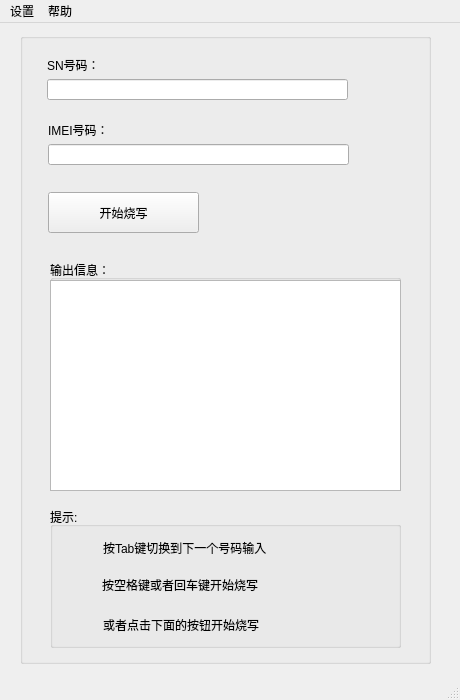
<?xml version="1.0" encoding="UTF-8"?>
<ui version="4.0">
 <class>MainWindow</class>
 <widget class="QMainWindow" name="MainWindow">
  <property name="geometry">
   <rect>
    <x>0</x>
    <y>0</y>
    <width>460</width>
    <height>700</height>
   </rect>
  </property>
  <property name="windowTitle">
   <string>串号烧写器</string>
  </property>
  <widget class="QWidget" name="centralwidget">
   <widget class="QGroupBox" name="groupBox">
    <property name="geometry">
     <rect>
      <x>20</x>
      <y>10</y>
      <width>411</width>
      <height>631</height>
     </rect>
    </property>
    <property name="title">
     <string/>
    </property>
    <widget class="QLabel" name="label_2">
     <property name="geometry">
      <rect>
       <x>28</x>
       <y>89</y>
       <width>77</width>
       <height>16</height>
      </rect>
     </property>
     <property name="text">
      <string>IMEI号码：</string>
     </property>
    </widget>
    <widget class="QLineEdit" name="lineEdit_imei">
     <property name="geometry">
      <rect>
       <x>28</x>
       <y>111</y>
       <width>301</width>
       <height>21</height>
      </rect>
     </property>
    </widget>
    <widget class="QLineEdit" name="lineEdit_sn">
     <property name="geometry">
      <rect>
       <x>27</x>
       <y>46</y>
       <width>301</width>
       <height>21</height>
      </rect>
     </property>
     <property name="clearButtonEnabled">
      <bool>false</bool>
     </property>
    </widget>
    <widget class="QLabel" name="label">
     <property name="geometry">
      <rect>
       <x>27</x>
       <y>24</y>
       <width>61</width>
       <height>16</height>
      </rect>
     </property>
     <property name="text">
      <string>SN号码：</string>
     </property>
    </widget>
    <widget class="QPushButton" name="pushButton_run">
     <property name="geometry">
      <rect>
       <x>28</x>
       <y>159</y>
       <width>151</width>
       <height>41</height>
      </rect>
     </property>
     <property name="text">
      <string>开始烧写</string>
     </property>
    </widget>
    <widget class="QGroupBox" name="groupBox_2">
     <property name="geometry">
      <rect>
       <x>30</x>
       <y>474</y>
       <width>351</width>
       <height>141</height>
      </rect>
     </property>
     <property name="title">
      <string>提示:</string>
     </property>
     <widget class="QLabel" name="label_5">
      <property name="geometry">
       <rect>
        <x>53</x>
        <y>110</y>
        <width>211</width>
        <height>16</height>
       </rect>
      </property>
      <property name="text">
       <string>或者点击下面的按钮开始烧写</string>
      </property>
     </widget>
     <widget class="QLabel" name="label_4">
      <property name="geometry">
       <rect>
        <x>52</x>
        <y>70</y>
        <width>221</width>
        <height>16</height>
       </rect>
      </property>
      <property name="text">
       <string>按空格键或者回车键开始烧写</string>
      </property>
     </widget>
     <widget class="QLabel" name="label_3">
      <property name="geometry">
       <rect>
        <x>53</x>
        <y>20</y>
        <width>221</width>
        <height>41</height>
       </rect>
      </property>
      <property name="text">
       <string>按Tab键切换到下一个号码输入</string>
      </property>
     </widget>
    </widget>
    <widget class="QGroupBox" name="groupBox_3">
     <property name="geometry">
      <rect>
       <x>30</x>
       <y>227</y>
       <width>351</width>
       <height>231</height>
      </rect>
     </property>
     <property name="title">
      <string>输出信息：</string>
     </property>
     <widget class="QTextEdit" name="textEdit">
      <property name="enabled">
       <bool>true</bool>
      </property>
      <property name="geometry">
       <rect>
        <x>0</x>
        <y>20</y>
        <width>351</width>
        <height>211</height>
       </rect>
      </property>
      <property name="readOnly">
       <bool>true</bool>
      </property>
     </widget>
    </widget>
   </widget>
  </widget>
  <widget class="QMenuBar" name="menubar">
   <property name="geometry">
    <rect>
     <x>0</x>
     <y>0</y>
     <width>460</width>
     <height>26</height>
    </rect>
   </property>
   <widget class="QMenu" name="menu">
    <property name="title">
     <string>设置</string>
    </property>
    <addaction name="action_adbPath"/>
    <addaction name="action_run"/>
   </widget>
   <widget class="QMenu" name="menu_2">
    <property name="title">
     <string>帮助</string>
    </property>
    <addaction name="action_about"/>
   </widget>
   <addaction name="menu"/>
   <addaction name="menu_2"/>
  </widget>
  <widget class="QStatusBar" name="statusbar"/>
  <action name="action_adbPath">
   <property name="text">
    <string>ADB路径</string>
   </property>
  </action>
  <action name="action_run">
   <property name="text">
    <string>手动运行</string>
   </property>
  </action>
  <action name="action_about">
   <property name="text">
    <string>关于</string>
   </property>
  </action>
 </widget>
 <resources/>
 <connections/>
</ui>
